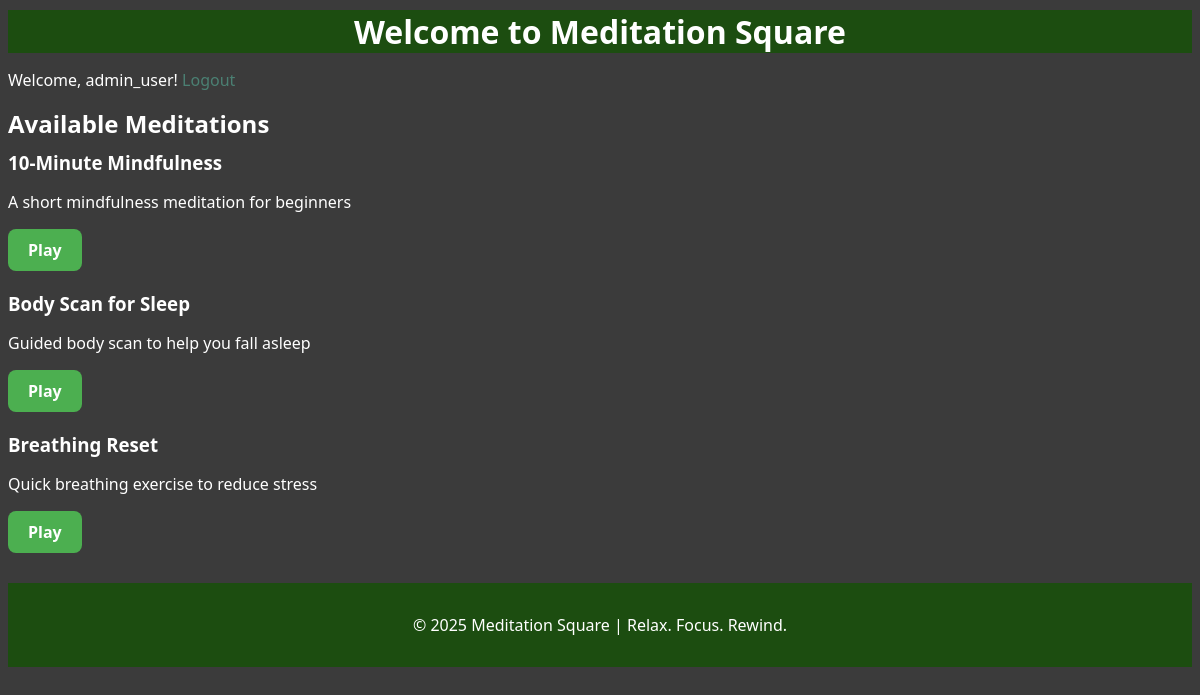
Page /index.php (signed in) on the committed database.
### tables this page shows
CREATE TABLE `meditations` (
  `meditation_id` int(11) NOT NULL,
  `title` varchar(255) NOT NULL,
  `description` text DEFAULT NULL,
  `instructor` varchar(100) DEFAULT NULL,
  `category_id` int(11) DEFAULT NULL,
  `duration_seconds` int(11) DEFAULT NULL,
  `media_url` varchar(500) DEFAULT NULL,
  `is_active` tinyint(1) DEFAULT 1,
  `created_at` timestamp NOT NULL DEFAULT current_timestamp()
);

### index.php (the view, shortened to what this page needs)
<?php
include('db_connect.php');
$sql = "SELECT * FROM meditations";
$result = mysqli_query($conn, $sql);
?>
<!DOCTYPE html>
<html>
<head>
  <link rel="stylesheet" href="assets/style.css">
</head>
<body>
<h1>Welcome to Meditation Square</h1>
<?php
if (isset($_SESSION['username'])) {
  echo "<p>Welcome, " . $_SESSION['username'] . "! <a href='logout.php'>Logout</a></p>";
} else {
  echo "<a href='login.php'>Login</a> | <a href='register.php'>Register</a>";
}
?>
<h2>Available Meditations</h2>
<?php
if (mysqli_num_rows($result) > 0) {
  while ($row = mysqli_fetch_assoc($result)) {
    echo "<div style='margin-bottom:20px;'>";
    echo "<h3>" . $row['title'] . "</h3>";
    echo "<p>" . $row['description'] . "</p>";
    echo "<a href='play.php?id=" . $row['meditation_id'] . "' class='play-btn'>Play</a>";
    echo "</div>";
  }
} else {
  echo "No meditations found.";
}
?>
<footer>
    <p>© 2025 Meditation Square | Relax. Focus. Rewind.</p>
  </footer>
</body>
</html>

### assets/style.css (style rules this page uses)
body { font-family: 'Segoe UI', Tahoma, Geneva, Verdana, sans-serif; background-color: #3B3B3B; color: #FFFFFF; margin: 10; padding: 0; }
h1 { background-color: #1C4D10; text-align: center; }
h1, h2, h3 { margin: 10px 0; }
.play-btn { display: inline-block; background-color: #4CAF50; color: white; padding: 10px 20px; text-decoration: none; border-radius: 8px; font-weight: bold; transition: background-color 0.3s; }
a { color: #4b8073; text-decoration: none; }
footer { text-align: center; padding: 15px; background-color: #1C4D10; margin-top: 30px; color: #FFFFFF; }

### rows in the picture
meditations: title "10-Minute Mindfulness", description "A short mindfulness meditation for beginners"
meditations: title "Body Scan for Sleep", description "Guided body scan to help you fall asleep"
meditations: title "Breathing Reset", description "Quick breathing exercise to reduce stress"

### other values in the picture
$_SESSION['username'] "admin_user"
